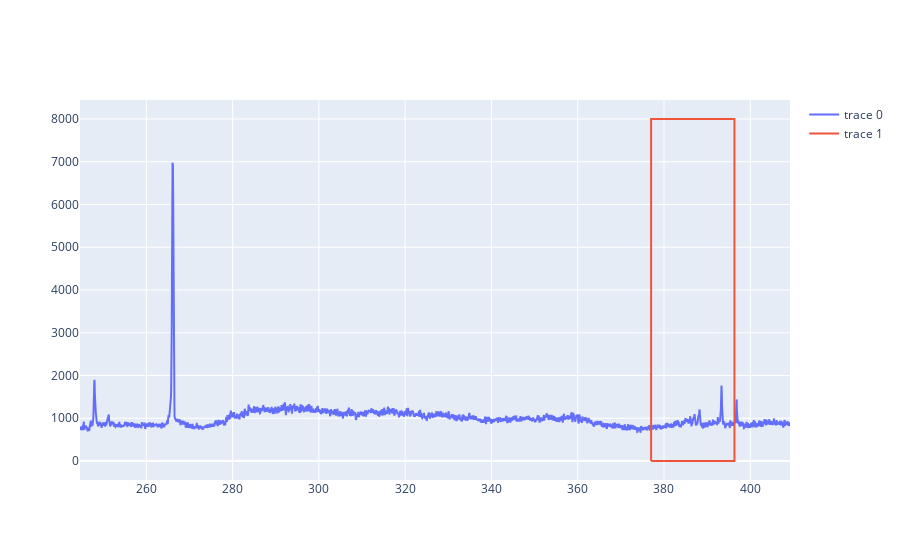

Notebook code for this chart:
### Code cell
window_width = 2 ** 9
window_center = 3355

fig = go.Figure()

fig.add_trace(
    go.Scatter(
        x=map_data.wvl,
        y=map_data.spectra[0,:],
        hovertext=np.arange(len(map_data.wvl))
    )
)
fig.add_trace(
    go.Scatter(
        x=map_data.wvl[[
            window_center - (window_width // 2),
            window_center + (window_width // 2),
            window_center + (window_width // 2),
            window_center - (window_width // 2),
            window_center - (window_width // 2),
        ]],
        y=[0,0,8000,8000,0],
        mode='lines'
    )
)

### Figure 1 — Plotly figure (JSON) as saved in the notebook; plotly's stock layout.template omitted (floating-point values rounded to 4 significant figures; data arrays with more than 128 entries replaced by an {"elided": "..."} marker saying what was removed)
{"data": [{"hovertext": {"elided": "3966 int values"}, "type": "scatter", "x": {"elided": "3966 float values"}, "y": {"elided": "3966 float values"}}, {"mode": "lines", "type": "scatter", "x": [377.0, 396.3, 396.3, 377.0, 377.0], "y": [0, 0, 8000, 8000, 0]}], "layout": {}}
